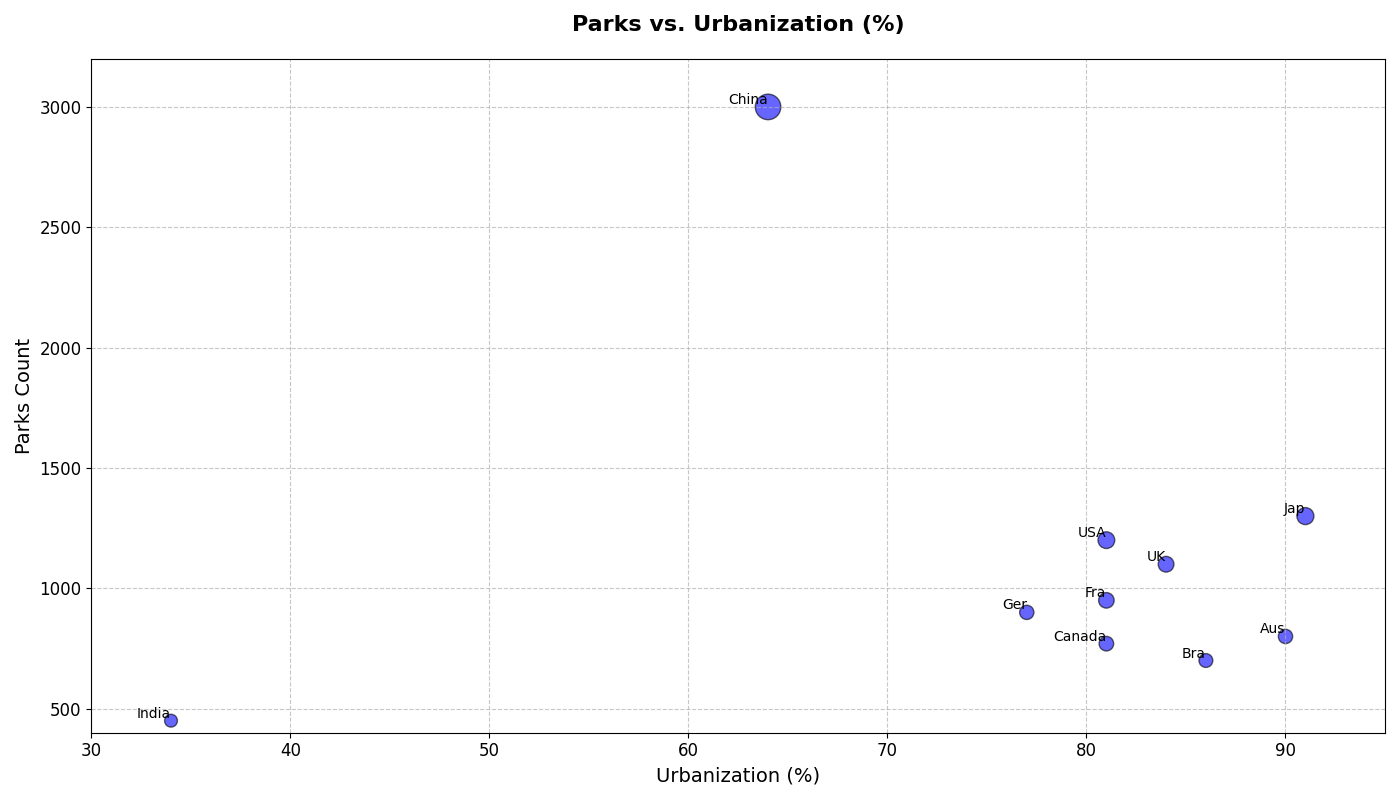

Generate this figure with Python:
import matplotlib.pyplot as plt
import numpy as np

countries = ['USA', 'China', 'Ger', 'Bra', 'India', 'UK', 'Fra', 'Aus', 'Canada', 'Jap']
urban_parks = np.array([1200, 3000, 900, 700, 450, 1100, 950, 800, 770, 1300])
urbanization_level = np.array([81, 64, 77, 86, 34, 84, 81, 90, 81, 91])

average_park_area = urban_parks / 10 + [25, 38, 15, 29, 40, 18, 30, 26, 33, 20]

fig, ax = plt.subplots(figsize=(14, 8))
scatter = ax.scatter(urbanization_level, urban_parks, s=average_park_area, color='blue', alpha=0.6, edgecolor='black')

ax.set_title('Parks vs. Urbanization (%)', fontsize=16, fontweight='bold', pad=20)
ax.set_xlabel('Urbanization (%)', fontsize=14)
ax.set_ylabel('Parks Count', fontsize=14)

for i, country in enumerate(countries):
    ax.annotate(country, (urbanization_level[i], urban_parks[i]), fontsize=10, ha='right', va='bottom', color='black')

ax.grid(True, linestyle='--', alpha=0.7)
plt.xticks(fontsize=12)
plt.yticks(fontsize=12)
ax.set_xlim(30, 95)
ax.set_ylim(400, 3200)

plt.tight_layout()
plt.show()
